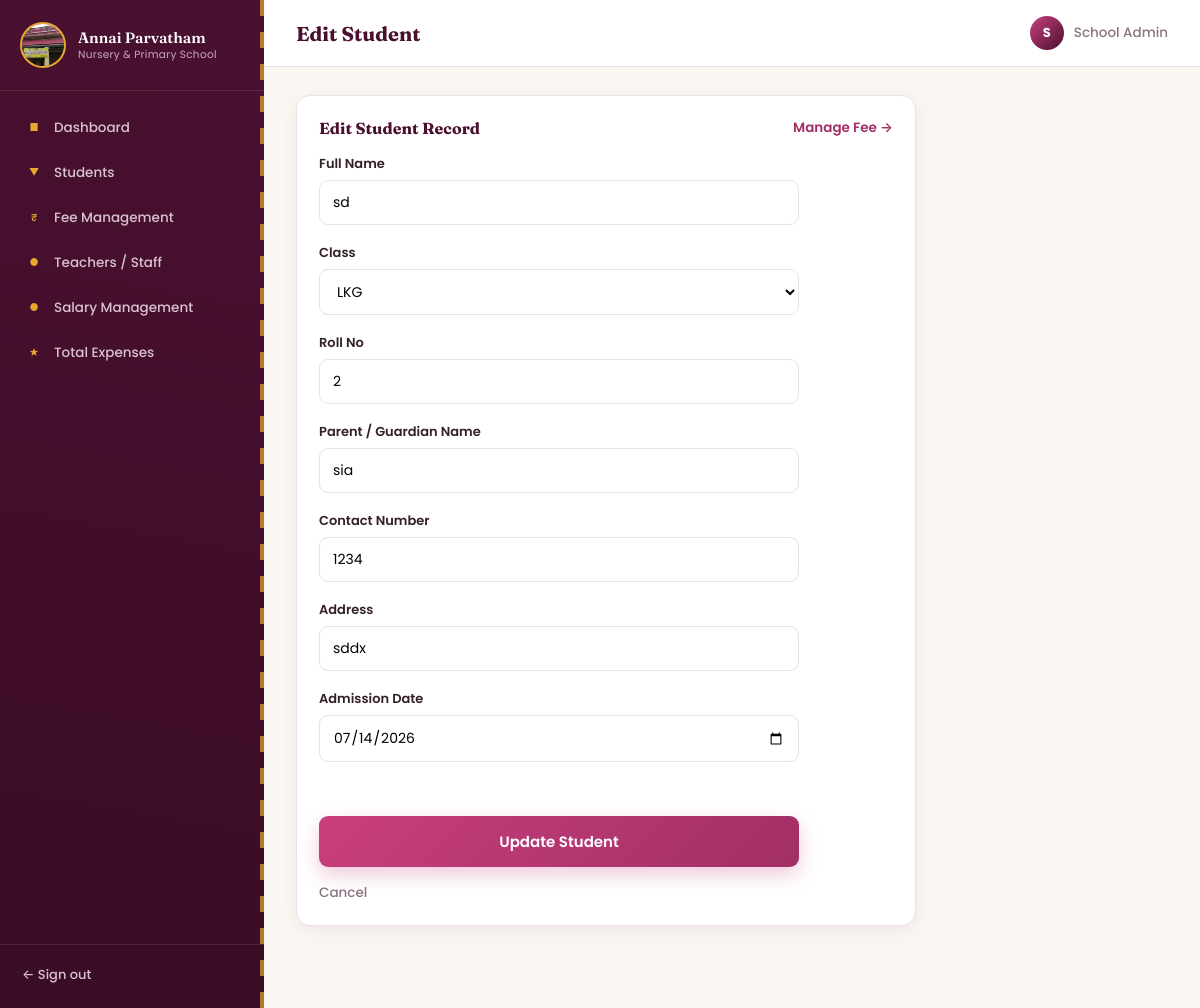
Page /students/1/edit (signed in) on the committed database.
### models.py (models this page shows)
class Student(db.Model):
    id = db.Column(db.Integer, primary_key=True)
    name = db.Column(db.String(120), nullable=False, index=True)
    class_name = db.Column(db.String(40), nullable=False, index=True)
    roll_no = db.Column(db.String(40), nullable=False)
    parent_name = db.Column(db.String(120))
    contact = db.Column(db.String(20))
    address = db.Column(db.String(250))
    admission_date = db.Column(db.String(20))
    __table_args__ = (db.UniqueConstraint("class_name", "roll_no", name="uq_class_roll"),)
    fee = db.relationship("StudentFee", backref="student", uselist=False, cascade="all, delete-orphan")
    payments = db.relationship("FeePayment", backref="student", cascade="all, delete-orphan")

### app.py (the view, shortened to what this page needs)
@app.route("/students/<int:student_id>/edit", methods=["GET", "POST"])
@login_required
def edit_student(student_id):
    s = Student.query.get_or_404(student_id)
    return render_template("edit_student.html", s=s, class_choices=CLASS_CHOICES)

### app.py (called while the page is built)
def login_required(f):
    @wraps(f)
    def wrapper(*args, **kwargs):
        if "admin_id" not in session:
            return redirect(url_for("login"))
        return f(*args, **kwargs)
    return wrapper

### templates/edit_student.html (shortened to what this page needs)
{% extends "base.html" %}
{% block header %}Edit Student{% endblock %}
{% block content %}
<div class="panel narrow">
  <div class="panel-head">
    <h3>Edit Student Record</h3>
    <a href="{{ url_for('student_fee_detail', student_id=s.id) }}" class="link-btn">Manage Fee &rarr;</a>
  </div>
  <form method="POST" class="form-grid">
    <div class="form-row">
      <label>Full Name</label>
      <input type="text" name="name" value="{{ s.name }}" required>
    </div>
    <div class="form-row">
      <label>Class</label>
      <select name="class_name" required>
        {% for c in class_choices %}
          <option value="{{ c }}" {{ 'selected' if s.class_name == c }}>{{ c }}</option>
        {% endfor %}
      </select>
    </div>
    <div class="form-row">
      <label>Roll No</label>
      <input type="text" name="roll_no" value="{{ s.roll_no }}" required>
    </div>
    <div class="form-row">
      <label>Parent / Guardian Name</label>
      <input type="text" name="parent_name" value="{{ s.parent_name or '' }}">
    </div>
    <div class="form-row">
      <label>Contact Number</label>
      <input type="text" name="contact" value="{{ s.contact or '' }}">
    </div>
    <div class="form-row">
      <label>Address</label>
      <input type="text" name="address" value="{{ s.address or '' }}" placeholder="e.g. 12 Gandhi Street, Salem">
    </div>
    <div class="form-row">
      <label>Admission Date</label>
      <input type="date" name="admission_date" value="{{ s.admission_date or '' }}">
    </div>
    <div class="form-actions">
      <button type="submit" class="submit-btn">Update Student</button>
      <a href="{{ url_for('students') }}" class="cancel-link">Cancel</a>
    </div>
  </form>
</div>
{% endblock %}

### static/css/style.css (style rules this page uses)
:root { --rose: #c93f7d; --rose-dark: #a12f65; --rose-tint: #fbe9f1; --wine: #4a1030; --wine-deep: #3a0c25; --forest: #1f5c42; --forest-tint: #e8f5ee; --cream: #fdf6e3; --cream-deep: #f6e6b4; --gold: #e7a92e; --gold-dark: #c98c18; --navy: var(--wine); --navy-light: var(--wine-deep); --indigo: var(--rose); --indigo-dark: var(--rose-dark); --ink: #33202b; --muted: #8a7482; --border: #ecdfe6; --bg: #faf6f2; --green: #1f8a5c; --green-bg: #e5f6ec; --red: #cf3d4e; --red-bg: #fdeaec; --amber: #b3760a; --amber-bg: #fdf1da; --radius: 14px; --radius-sm: 9px; --shadow-soft: 0 4px 18px rgba(74, 16, 48, 0.06); --shadow-card: 0 10px 30px rgba(74, 16, 48, 0.10); --font-display: "Fraunces", Georgia, serif; --font-body: "Poppins", "Segoe UI", -apple-system, BlinkMacSystemFont, sans-serif; --font-data: "Inter", "Segoe UI", sans-serif; }
* { box-sizing: border-box; }
body { margin: 0; font-family: var(--font-body); background: var(--bg); color: var(--ink); -webkit-font-smoothing: antialiased; }
a { text-decoration: none; color: inherit; }
.submit-btn { width: 100%; margin-top: 26px; padding: 14px; border: none; border-radius: var(--radius-sm); background: linear-gradient(135deg, var(--rose), var(--rose-dark)); color: #fff; font-size: 15px; font-family: var(--font-body); font-weight: 600; cursor: pointer; box-shadow: 0 8px 20px rgba(201, 63, 125, 0.28); transition: transform 0.15s ease, box-shadow 0.15s ease, filter 0.15s ease; }
.panel { background: #fff; border: 1px solid var(--border); border-radius: var(--radius); padding: 22px; margin-bottom: 22px; box-shadow: var(--shadow-soft); overflow-x: auto; }
.panel.narrow { max-width: 620px; }
.panel h3 { margin: 0 0 16px; font-size: 16px; font-family: var(--font-display); font-weight: 700; color: var(--wine); }
.panel-head { display: flex; align-items: center; justify-content: space-between; gap: 12px; margin-bottom: 16px; flex-wrap: wrap; }
.panel-head h3 { margin: 0; }
.link-btn { color: var(--rose-dark); font-weight: 600; font-size: 13.5px; }
.form-grid { display: flex; flex-direction: column; gap: 4px; max-width: 480px; }
.form-row { display: flex; flex-direction: column; margin-bottom: 14px; }
.form-row label { font-size: 13px; font-weight: 600; color: var(--ink); margin-bottom: 6px; }
.form-row input, .form-row select { padding: 11px 13px; border: 1.5px solid var(--border); border-radius: var(--radius-sm); font-size: 14px; font-family: var(--font-body); background: #fff; transition: border-color 0.15s ease, box-shadow 0.15s ease; }
.form-actions { display: flex; align-items: center; gap: 16px; margin-top: 10px; flex-wrap: wrap; }
.cancel-link { color: var(--muted); font-size: 13.5px; font-weight: 500; }

### rows in the picture
Student: name "sd", roll_no "2", parent_name "sia", contact "1234", address "sddx", admission_date "07/14/2026"

### other values in the picture
{{ session.get('admin_name','A')[0] }} "S"
{{ session.get('admin_name','Admin') }} "School Admin"
form field class_name "LKG"
